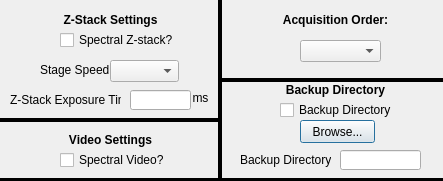
<?xml version="1.0" encoding="UTF-8"?>
<ui version="4.0">
 <class>AdvSettingsDialog</class>
 <widget class="QDialog" name="AdvSettingsDialog">
  <property name="geometry">
   <rect>
    <x>0</x>
    <y>0</y>
    <width>443</width>
    <height>181</height>
   </rect>
  </property>
  <property name="windowTitle">
   <string>Advanced Settings</string>
  </property>
  <widget class="QComboBox" name="acq_order_combo_box">
   <property name="geometry">
    <rect>
     <x>300</x>
     <y>40</y>
     <width>81</width>
     <height>22</height>
    </rect>
   </property>
   <property name="whatsThis">
    <string>&lt;html&gt;&lt;head/&gt;&lt;body&gt;&lt;p&gt;Sets acquisition priority order.&lt;/p&gt;&lt;p&gt;If set to TIME_SAMP, all samples set in the regions setup will be acquired at each timepoint. This is the default setting.&lt;/p&gt;&lt;p&gt;&lt;br/&gt;&lt;/p&gt;&lt;p&gt;If set to SAMP_TIME, a full time series will be performed for each fish set in the regions setup.&lt;/p&gt;&lt;p&gt;&lt;br/&gt;&lt;/p&gt;&lt;p&gt;If set to POS_TIME, a full time series will be performed for each region set in the regions setup.&lt;/p&gt;&lt;/body&gt;&lt;/html&gt;</string>
   </property>
   <property name="layoutDirection">
    <enum>Qt::LeftToRight</enum>
   </property>
  </widget>
  <widget class="QLabel" name="z_stack_exp_unit_label">
   <property name="geometry">
    <rect>
     <x>190</x>
     <y>90</y>
     <width>21</width>
     <height>16</height>
    </rect>
   </property>
   <property name="text">
    <string>ms</string>
   </property>
   <property name="alignment">
    <set>Qt::AlignCenter</set>
   </property>
  </widget>
  <widget class="QLabel" name="z_stack_settings_label">
   <property name="geometry">
    <rect>
     <x>60</x>
     <y>10</y>
     <width>101</width>
     <height>20</height>
    </rect>
   </property>
   <property name="text">
    <string>&lt;html&gt;&lt;head/&gt;&lt;body&gt;&lt;p&gt;&lt;span style=&quot; font-weight:600;&quot;&gt;Z-Stack Settings&lt;/span&gt;&lt;/p&gt;&lt;/body&gt;&lt;/html&gt;</string>
   </property>
   <property name="alignment">
    <set>Qt::AlignCenter</set>
   </property>
  </widget>
  <widget class="QLineEdit" name="z_stack_exposure_line_edit">
   <property name="geometry">
    <rect>
     <x>130</x>
     <y>90</y>
     <width>61</width>
     <height>20</height>
    </rect>
   </property>
   <property name="whatsThis">
    <string>&lt;html&gt;&lt;head/&gt;&lt;body&gt;&lt;p&gt;Exposure time for use in Z-stack. &lt;/p&gt;&lt;p&gt;If spectral Z-stack is selected, exposure time is only limited by camera's min/max exposure time. &lt;/p&gt;&lt;p&gt;If spectral Z-stack is not selected, max exposure time is 1/stage_speed, rounded down, and min is limited by the camera.&lt;/p&gt;&lt;/body&gt;&lt;/html&gt;</string>
   </property>
  </widget>
  <widget class="QLabel" name="z_stack_exposure_label">
   <property name="geometry">
    <rect>
     <x>10</x>
     <y>90</y>
     <width>111</width>
     <height>20</height>
    </rect>
   </property>
   <property name="text">
    <string>Z-Stack Exposure Time:</string>
   </property>
  </widget>
  <widget class="QCheckBox" name="video_spectral_check_box">
   <property name="geometry">
    <rect>
     <x>60</x>
     <y>150</y>
     <width>121</width>
     <height>20</height>
    </rect>
   </property>
   <property name="whatsThis">
    <string>&lt;html&gt;&lt;head/&gt;&lt;body&gt;&lt;p&gt;If checked, videos will be performed by alternating between channels until the desired number of images are acquired per channel.&lt;/p&gt;&lt;/body&gt;&lt;/html&gt;</string>
   </property>
   <property name="text">
    <string>Spectral Video?</string>
   </property>
  </widget>
  <widget class="QLabel" name="video_settings_label">
   <property name="geometry">
    <rect>
     <x>60</x>
     <y>130</y>
     <width>101</width>
     <height>20</height>
    </rect>
   </property>
   <property name="text">
    <string>&lt;html&gt;&lt;head/&gt;&lt;body&gt;&lt;p&gt;&lt;span style=&quot; font-weight:600;&quot;&gt;Video Settings&lt;/span&gt;&lt;/p&gt;&lt;/body&gt;&lt;/html&gt;</string>
   </property>
   <property name="alignment">
    <set>Qt::AlignCenter</set>
   </property>
  </widget>
  <widget class="QLabel" name="stage_speed_label">
   <property name="geometry">
    <rect>
     <x>40</x>
     <y>60</y>
     <width>71</width>
     <height>20</height>
    </rect>
   </property>
   <property name="text">
    <string>Stage Speed:</string>
   </property>
  </widget>
  <widget class="QComboBox" name="stage_speed_combo_box">
   <property name="geometry">
    <rect>
     <x>110</x>
     <y>60</y>
     <width>69</width>
     <height>22</height>
    </rect>
   </property>
   <property name="whatsThis">
    <string>&lt;html&gt;&lt;head/&gt;&lt;body&gt;&lt;p&gt;Sets stage speed to be used during continuous Z-stack. Note that this doesn't apply if Spectral Z-stack is enabled.&lt;/p&gt;&lt;p&gt;Since 30 is the full sensor maximum framerate of the PCO camera, 30 um/s is the current default speed. &lt;/p&gt;&lt;/body&gt;&lt;/html&gt;</string>
   </property>
  </widget>
  <widget class="Line" name="line">
   <property name="geometry">
    <rect>
     <x>-310</x>
     <y>110</y>
     <width>531</width>
     <height>20</height>
    </rect>
   </property>
   <property name="font">
    <font>
     <pointsize>8</pointsize>
    </font>
   </property>
   <property name="frameShadow">
    <enum>QFrame::Plain</enum>
   </property>
   <property name="lineWidth">
    <number>4</number>
   </property>
   <property name="orientation">
    <enum>Qt::Horizontal</enum>
   </property>
  </widget>
  <widget class="Line" name="line_2">
   <property name="geometry">
    <rect>
     <x>210</x>
     <y>-170</y>
     <width>20</width>
     <height>351</height>
    </rect>
   </property>
   <property name="frameShadow">
    <enum>QFrame::Plain</enum>
   </property>
   <property name="lineWidth">
    <number>4</number>
   </property>
   <property name="orientation">
    <enum>Qt::Vertical</enum>
   </property>
  </widget>
  <widget class="QLabel" name="acq_order_label">
   <property name="geometry">
    <rect>
     <x>270</x>
     <y>10</y>
     <width>131</width>
     <height>20</height>
    </rect>
   </property>
   <property name="text">
    <string>&lt;html&gt;&lt;head/&gt;&lt;body&gt;&lt;p&gt;&lt;span style=&quot; font-weight:600;&quot;&gt;Acquisition Order:&lt;/span&gt;&lt;/p&gt;&lt;/body&gt;&lt;/html&gt;</string>
   </property>
   <property name="alignment">
    <set>Qt::AlignCenter</set>
   </property>
  </widget>
  <widget class="QLabel" name="save_label">
   <property name="geometry">
    <rect>
     <x>240</x>
     <y>150</y>
     <width>91</width>
     <height>20</height>
    </rect>
   </property>
   <property name="text">
    <string>Backup Directory:</string>
   </property>
  </widget>
  <widget class="QPushButton" name="backup_directory_browse_button">
   <property name="geometry">
    <rect>
     <x>300</x>
     <y>120</y>
     <width>75</width>
     <height>23</height>
    </rect>
   </property>
   <property name="whatsThis">
    <string>&lt;html&gt;&lt;head/&gt;&lt;body&gt;&lt;p&gt;Browse and choose backup directory.&lt;/p&gt;&lt;/body&gt;&lt;/html&gt;</string>
   </property>
   <property name="text">
    <string>Browse...</string>
   </property>
  </widget>
  <widget class="QLineEdit" name="backup_directory_line_edit">
   <property name="geometry">
    <rect>
     <x>340</x>
     <y>150</y>
     <width>81</width>
     <height>20</height>
    </rect>
   </property>
   <property name="whatsThis">
    <string>&lt;html&gt;&lt;head/&gt;&lt;body&gt;&lt;p&gt;Backup directory.&lt;/p&gt;&lt;/body&gt;&lt;/html&gt;</string>
   </property>
  </widget>
  <widget class="QCheckBox" name="backup_directory_check_box">
   <property name="geometry">
    <rect>
     <x>280</x>
     <y>100</y>
     <width>121</width>
     <height>20</height>
    </rect>
   </property>
   <property name="whatsThis">
    <string>&lt;html&gt;&lt;head/&gt;&lt;body&gt;&lt;p&gt;Let's you choose a backup directory in case the primary directory runs out of space.&lt;/p&gt;&lt;/body&gt;&lt;/html&gt;</string>
   </property>
   <property name="text">
    <string>Backup Directory</string>
   </property>
  </widget>
  <widget class="QCheckBox" name="z_stack_spectral_check_box">
   <property name="geometry">
    <rect>
     <x>60</x>
     <y>30</y>
     <width>121</width>
     <height>20</height>
    </rect>
   </property>
   <property name="whatsThis">
    <string>&lt;html&gt;&lt;head/&gt;&lt;body&gt;&lt;p&gt;If checked, Z-stack will be performed in the following way:&lt;/p&gt;&lt;p&gt;1. stage will move to first position.&lt;/p&gt;&lt;p&gt;2. Images will be taken with each channel selected.&lt;/p&gt;&lt;p&gt;3. stage will move by the set step size.&lt;/p&gt;&lt;p&gt;4. repeat 2 and 3 until end position is reached.&lt;/p&gt;&lt;p&gt;Otherwise, Z-stack will be performed with continuous stage motion, acquiring one channel at a time.&lt;/p&gt;&lt;/body&gt;&lt;/html&gt;</string>
   </property>
   <property name="text">
    <string>Spectral Z-stack?</string>
   </property>
  </widget>
  <widget class="Line" name="line_7">
   <property name="geometry">
    <rect>
     <x>-10</x>
     <y>170</y>
     <width>491</width>
     <height>20</height>
    </rect>
   </property>
   <property name="font">
    <font>
     <pointsize>8</pointsize>
    </font>
   </property>
   <property name="frameShadow">
    <enum>QFrame::Plain</enum>
   </property>
   <property name="lineWidth">
    <number>4</number>
   </property>
   <property name="orientation">
    <enum>Qt::Horizontal</enum>
   </property>
  </widget>
  <widget class="Line" name="line_8">
   <property name="geometry">
    <rect>
     <x>220</x>
     <y>70</y>
     <width>491</width>
     <height>20</height>
    </rect>
   </property>
   <property name="font">
    <font>
     <pointsize>8</pointsize>
    </font>
   </property>
   <property name="frameShadow">
    <enum>QFrame::Plain</enum>
   </property>
   <property name="lineWidth">
    <number>4</number>
   </property>
   <property name="orientation">
    <enum>Qt::Horizontal</enum>
   </property>
  </widget>
  <widget class="QLabel" name="backup_directory_label">
   <property name="geometry">
    <rect>
     <x>270</x>
     <y>80</y>
     <width>131</width>
     <height>20</height>
    </rect>
   </property>
   <property name="text">
    <string>&lt;html&gt;&lt;head/&gt;&lt;body&gt;&lt;p&gt;&lt;span style=&quot; font-weight:600;&quot;&gt;Backup Directory&lt;/span&gt;&lt;/p&gt;&lt;/body&gt;&lt;/html&gt;</string>
   </property>
   <property name="alignment">
    <set>Qt::AlignCenter</set>
   </property>
  </widget>
 </widget>
 <resources/>
 <connections/>
</ui>
